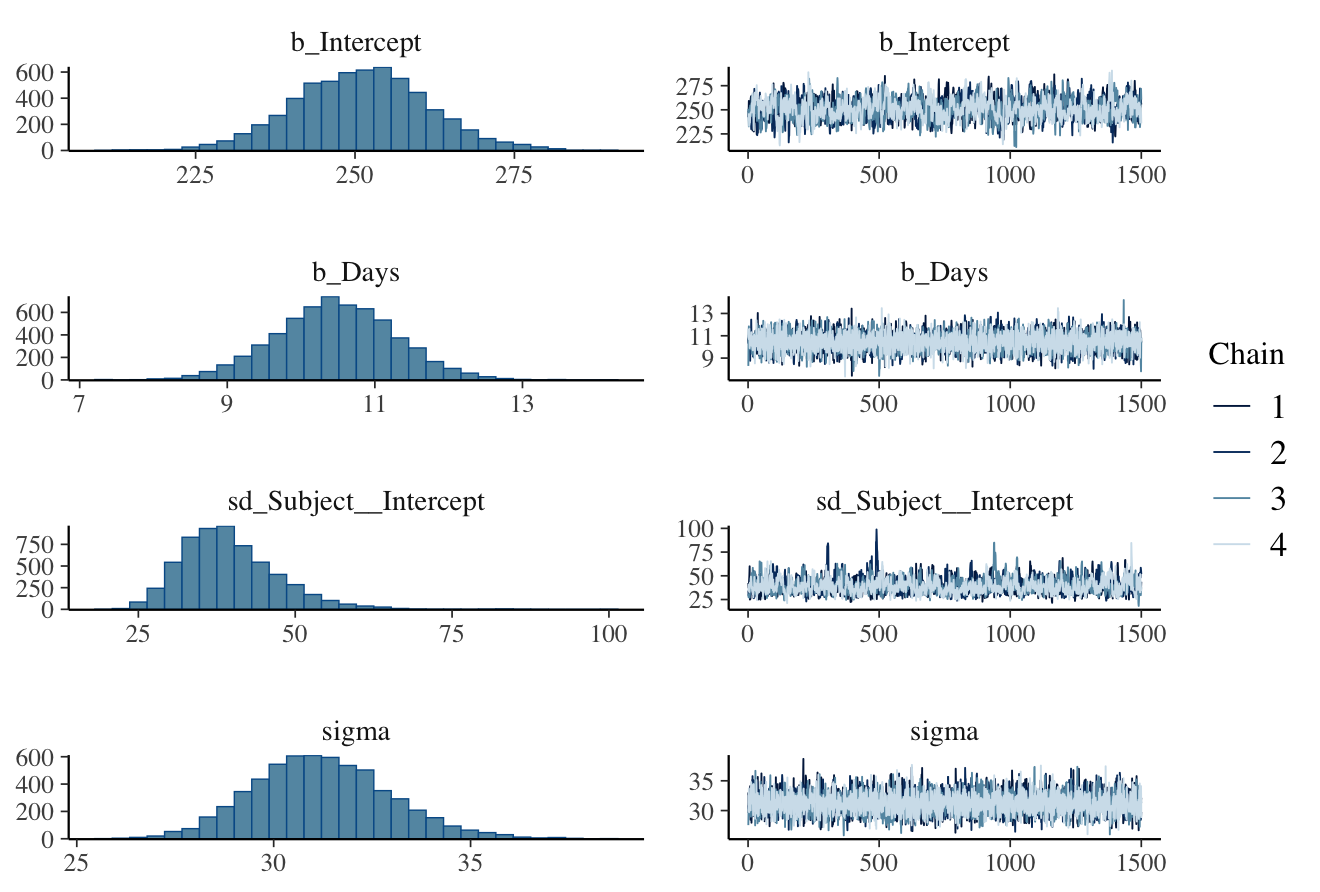

Here is the R script that generated this plot:
# source("setup.R")
data("sleepstudy")

# Bayesian MEM using brms
mem_bayes <- brm(
  Reaction ~ Days + (1 | Subject),
  data = sleepstudy,
  family = gaussian(),
  chains = 4, iter = 2000, warmup = 500, seed = 123
)

summary(mem_bayes)
plot(mem_bayes)
posterior_interval(mem_bayes, prob = 0.95)
